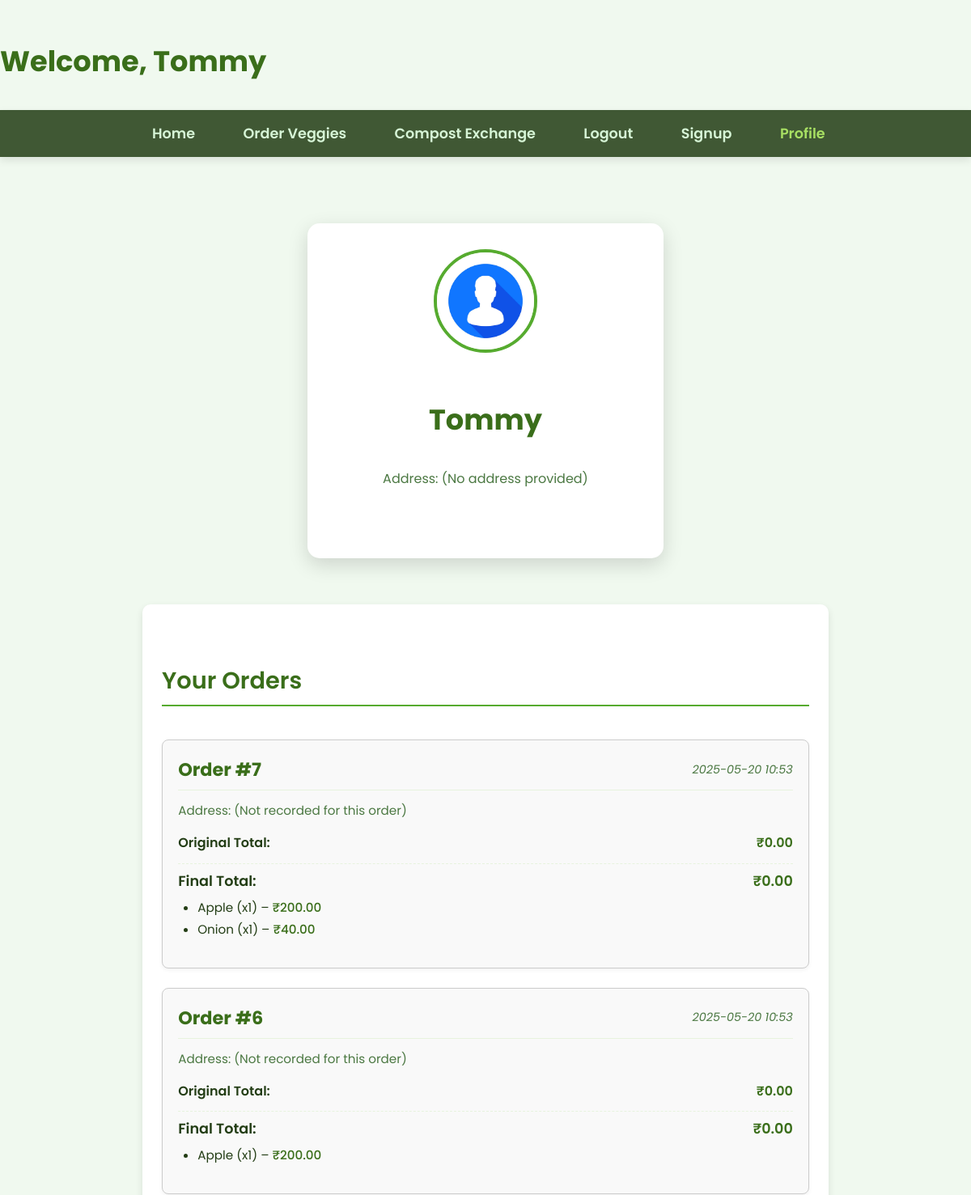
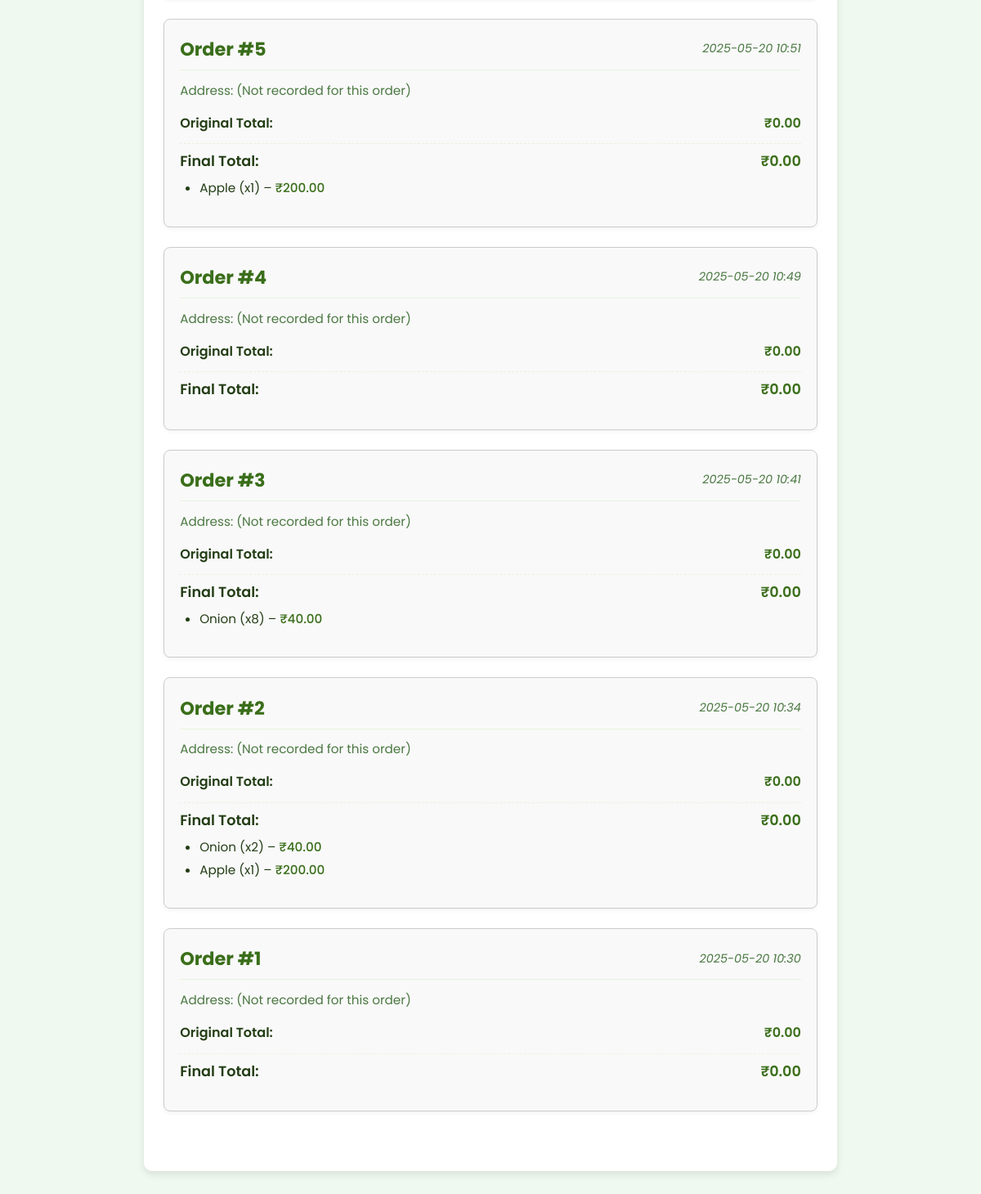
Screenshot of /profile/ (signed in) with the database file from the repository (2 pictures, top to bottom).
### core/models.py (models this page shows, shortened)
class Order(models.Model):
    user = models.ForeignKey(User, on_delete=models.CASCADE)
    created_at = models.DateTimeField(auto_now_add=True)
    address = models.TextField(blank=True)  # optional or required
    total_price = models.DecimalField(max_digits=10, decimal_places=2, default=0)
    discount_applied = models.DecimalField(max_digits=10, decimal_places=2, default=0)

class OrderItem(models.Model):
    order = models.ForeignKey(Order, related_name='items', on_delete=models.CASCADE)
    product = models.ForeignKey('Product', on_delete=models.CASCADE)
    quantity = models.PositiveIntegerField()
    price = models.DecimalField(max_digits=10, decimal_places=2)  # price at time of order

class Product(models.Model):
    name = models.CharField(max_length=100)
    price = models.DecimalField(max_digits=6, decimal_places=2)
    image = models.ImageField(upload_to='products/')
    unit = models.CharField(max_length=20, default='kg')

### core/views.py (the view)
# urls.py: path('profile/', profile, name='profile'),
@login_required(login_url='login')
def profile(request):
    orders = Order.objects.filter(user=request.user).prefetch_related('items__product').order_by('-created_at')
    return render(request, 'profile.html', {
        'user': request.user,
        'orders': orders,
    })

### core/templatetags/core_filters.py (called while the page is built)
@register.filter
def sub(value, arg):
    try:
        return Decimal(value) - Decimal(arg)
    except (ValueError, TypeError):
        return '' # Or raise an error, or return 0, depending on desired behavior

### core/templates/profile.html (shortened to what this page needs)
{% load static %}
{% load core_filters %}
<!DOCTYPE html>
<html lang="en">
<head>
  <link rel="stylesheet" href="{% static 'core/profile.css' %}">
</head>
<body>
    <h1>Welcome, {{ user.username }}</h1>
    <nav>
        <a href="{% url 'login' %}">Home</a>
        <a href="{% url 'order_veggies' %}">Order Veggies</a>
        <a href="{% url 'compost_exchange' %}">Compost Exchange</a>
        <a href="{% url 'logout_page' %}">Logout</a>
        <a href="{% url 'signup' %}">Signup</a>
        <a href="{% url 'profile' %}" aria-current="page" style="color:#a8e063;">Profile</a>
      </nav>
    <main>
        <section class="profile-card" aria-label="User Profile">
            <img src="{% static 'core/profile.avif' %}" alt="Profile picture" class="profile-pic" id="profilePic"
        tabindex="0" aria-describedby="uploadHint" />
            <h1 id="displayName">{{user.username}}</h1>
            <div class="address" id="displayEmail">
        Address: {{ user.userprofile.address|default:"(No address provided)" }}
      </div>
          </section>
        <div class="order-section">
            <h2>Your Orders</h2>
            {% if orders %}
              {% for order in orders %}
      <div class="order-item">
        <div class="order-header">
          <h3>Order #{{ order.id }}</h3>
          <div class="order-date">{{ order.created_at|date:"Y-m-d H:i" }}</div>
        </div>
        <div class="order-address">
          Address: {{ order.address|default:"(Not recorded for this order)" }}
        </div>
        <div class="order-summary">
          <p><span>Original Total:</span> <span class="price-value">₹{{ order.total_price|floatformat:2 }}</span></p>
          <p class="final-total"><span>Final Total:</span> <span class="price-value">₹{{order.total_price| sub:order.discount_applied|floatformat:2 }}</span></p>
        </div>
        <div class="order-details">
          <ul>
            {% for item in order.items.all %}
            <li>
              {{ item.product.name }} (x{{ item.quantity }}) – <span class="item-price">₹{{ item.price|floatformat:2}}</span>
            </li>
            {% endfor %}
          </ul>
        </div>
      </div>
      {% endfor %}
            {% else %}
              <p>You have no orders yet.</p>
            {% endif %}
    </div>
      </main>
</body>
</html>

### core/static/core/profile.css (style rules this page uses)
:root { --primary-green: #3a6e1a; --secondary-green: #56ab2f; --light-green: #e7f3de; --extra-light-green: #f0f9ef; --dark-green-text: #233d15; --medium-green-text: #4b7842; --border-grey: #ccc; --light-grey-bg: #f9f9f9; --white: #ffffff; --shadow-light: rgba(0, 0, 0, 0.1); --shadow-medium: rgba(0, 0, 0, 0.15); --shadow-dark: rgba(0, 0, 0, 0.2); }
body, html { margin: 0; padding: 0; font-family: 'Poppins', sans-serif; background: var(--extra-light-green); color: var(--dark-green-text); min-height: 100vh; display: flex; flex-direction: column; }
h1 { font-size: 2.2rem; color: var(--primary-green); margin-bottom: 0.6rem; font-weight: 700; user-select: text; }
h2 { color: var(--primary-green); margin-bottom: 1rem; font-size: 1.8rem; border-bottom: 2px solid var(--secondary-green); padding-bottom: 0.5rem; font-weight: 600; }
h3 { font-size: 1.4rem; color: var(--primary-green); margin: 0; }
nav { background-color: rgba(34, 61, 21, 0.85); padding: 1rem 2rem; display: flex; justify-content: center; font-weight: 600; box-shadow: 0 4px 10px var(--shadow-light); position: sticky; top: 0; z-index: 10; }
nav a { color: #d6f5d6; text-decoration: none; margin: 0 1.5rem; font-size: 1.1rem; transition: color 0.3s ease; cursor: pointer; position: relative; }
nav a::after { content: ''; display: block; width: 0%; height: 2px; background-color: #d6f5d6; transition: width 0.3s; position: absolute; bottom: -4px; left: 0; }
main { flex: 1; display: flex; flex-direction: column; align-items: center; padding: 2rem 1rem; min-height: calc(100vh - 56px); }
.profile-card { background: var(--white); border-radius: 15px; box-shadow: 0 8px 25px var(--shadow-medium); max-width: 440px; width: 50%; padding: 2rem 2rem; text-align: center; box-sizing: border-box; }
.profile-pic { width: 120px; height: 120px; border-radius: 50%; object-fit: cover; border: 4px solid var(--secondary-green); margin-bottom: 1.2rem; background-color: var(--light-green); cursor: pointer; transition: box-shadow 0.3s ease; }
.address { font-size: 1rem; color: var(--medium-green-text); margin-bottom: 1.8rem; user-select: text; }
.order-section { width: 100%; max-width: 800px; margin-top: 2rem; padding: 1.5rem; background-color: var(--white); border-radius: 10px; box-shadow: 0 4px 10px var(--shadow-light); }
.order-item { border: 1px solid var(--border-grey); padding: 1.2em; margin-bottom: 1.5em; border-radius: 8px; background-color: var(--light-grey-bg); box-shadow: 0 2px 5px rgba(0, 0, 0, 0.05); }
.order-header { display: flex; justify-content: space-between; align-items: center; margin-bottom: 0.8rem; padding-bottom: 0.5rem; border-bottom: 1px solid var(--light-green); }
.order-header h3 { margin: 0; color: var(--primary-green); }
.order-date { font-size: 0.9em; color: var(--medium-green-text); font-style: italic; }
.order-address { font-size: 0.95rem; color: var(--medium-green-text); margin-bottom: 1rem; }
.order-summary p { margin: 0.4em 0; font-size: 1rem; display: flex; justify-content: space-between; }
.order-summary p span { font-weight: 600; }
.order-summary .price-value { color: var(--primary-green); }
.order-summary .final-total { font-weight: 700; font-size: 1.1rem; border-top: 1px dashed var(--light-green); padding-top: 0.5rem; margin-top: 0.8rem; }
.order-details ul { list-style-type: disc; padding-left: 1.5rem; margin-top: 0.5rem; }
.order-details li { margin-bottom: 0.3rem; font-size: 0.95rem; color: var(--dark-green-text); }
.item-price { font-weight: 500; color: var(--primary-green); }

### rows the page displays
Order: id "7", created_at "2025-05-20 10:53", address "(Not recorded for this order)", total_price "0.00", total_price|sub "0.00"
OrderItem: product.name "Apple", quantity "1", price "200.00"
OrderItem: product.name "Onion", quantity "1", price "40.00"
Order: id "6", created_at "2025-05-20 10:53", address "(Not recorded for this order)", total_price "0.00", total_price|sub "0.00"
OrderItem: product.name "Apple", quantity "1", price "200.00"
Order: id "5", created_at "2025-05-20 10:51", address "(Not recorded for this order)", total_price "0.00", total_price|sub "0.00"
OrderItem: product.name "Apple", quantity "1", price "200.00"
Order: id "4", created_at "2025-05-20 10:49", address "(Not recorded for this order)", total_price "0.00", total_price|sub "0.00"
Order: id "3", created_at "2025-05-20 10:41", address "(Not recorded for this order)", total_price "0.00", total_price|sub "0.00"
OrderItem: product.name "Onion", quantity "8", price "40.00"
Order: id "2", created_at "2025-05-20 10:34", address "(Not recorded for this order)", total_price "0.00", total_price|sub "0.00"
OrderItem: product.name "Onion", quantity "2", price "40.00"
OrderItem: product.name "Apple", quantity "1", price "200.00"
Order: id "1", created_at "2025-05-20 10:30", address "(Not recorded for this order)", total_price "0.00", total_price|sub "0.00"

### other values shown
{{ user.username }} "Tommy"
{{ user.userprofile.address|default:"(No address provided)" }} "(No address provided)"
